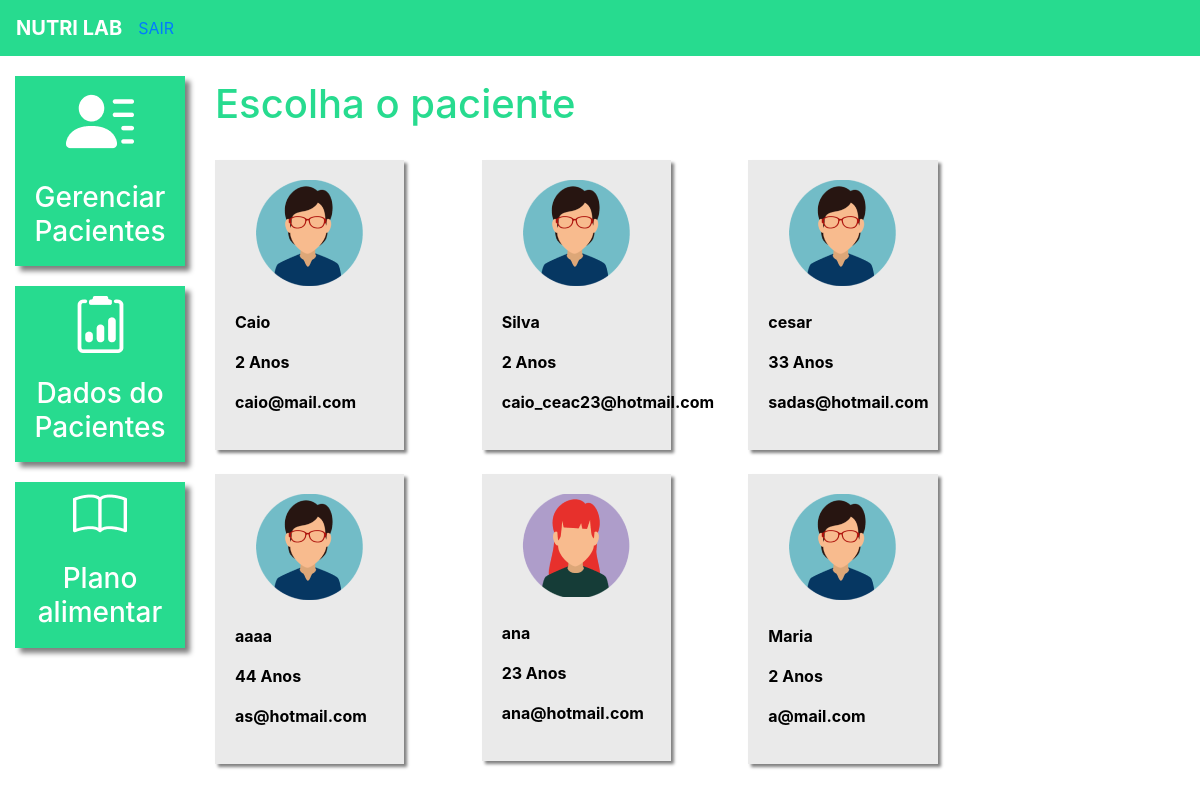
The page /plano_alimentar_listar/ (signed in) on the database its author committed.
### plataforma/models.py (models this page shows, shortened)
class Pacientes(models.Model):
    choices_sexo = (('F', 'Feminino'),
    ('M', 'Maculino'))
    nome = models.CharField(max_length=50)
    sexo = models.CharField(max_length=1, choices=choices_sexo)
    idade = models.IntegerField()
    email = models.EmailField()
    telefone = models.CharField(max_length=19)
    nutri = models.ForeignKey(User, on_delete=models.CASCADE)

### plataforma/views.py (the view)
# urls.py: path('plano_alimentar_listar/', views.plano_alimentar_listar, name="plano_alimentar_listar"),
def plano_alimentar_listar(request):
    if request.method == "GET":
        pacientes = Pacientes.objects.filter(nutri=request.user)
        return render(request, 'plano_alimentar_listar.html', {'pacientes': pacientes})

### plataforma/templates/plano_alimentar_listar.html (shortened to what this page needs)
{% extends 'base_plataforma.html' %}
{% load static %}
{% block 'plataforma' %}
    <br>
    <h1 class="titulo">Escolha o paciente</h1>
    <div class="row">
        {% for paciente in pacientes%}
        <div class="col-md-4">
            <a href="{% url 'plano_alimentar' paciente.id %}" class="link-hover">
            <br>
                <div class="card-paciente">
                <div class="foto-perfil">
                {% if paciente.sexo == "M"%}
                    <img src="{% static 'plataforma/img/perfil2.png' %}">
                {% else %}
                    <img src="{% static 'plataforma/img/perfil1.png' %}">
                {% endif %}
                </div>
                <br>
                <p class="dados">{{paciente.nome}}</p>
                <p class="dados">{{paciente.idade}} Anos</p>
                <p class="dados">{{paciente.email}}</p>
                </div>
            </a>
        </div>
        {% endfor %}
    </div>
{% endblock%}

### templates/static/plataforma/css/css.css (style rules this page uses)
.titulo { color: #27DB8F; }
.card-paciente { background-color: #EAEAEA; width: 80%; box-shadow: 3px 3px 3px gray; padding: 20px; color: black; }
.foto-perfil { text-align: center; }
.dados { font-weight: bold; }

### rows shown on the page
Pacientes: nome "Caio", idade "2", email "caio@mail.com"
Pacientes: nome "Silva", idade "2", email "caio_ceac23@hotmail.com"
Pacientes: nome "cesar", idade "33", email "sadas@hotmail.com"
Pacientes: nome "aaaa", idade "44", email "as@hotmail.com"
Pacientes: nome "ana", idade "23", email "ana@hotmail.com"
Pacientes: nome "Maria", idade "2", email "a@mail.com"
